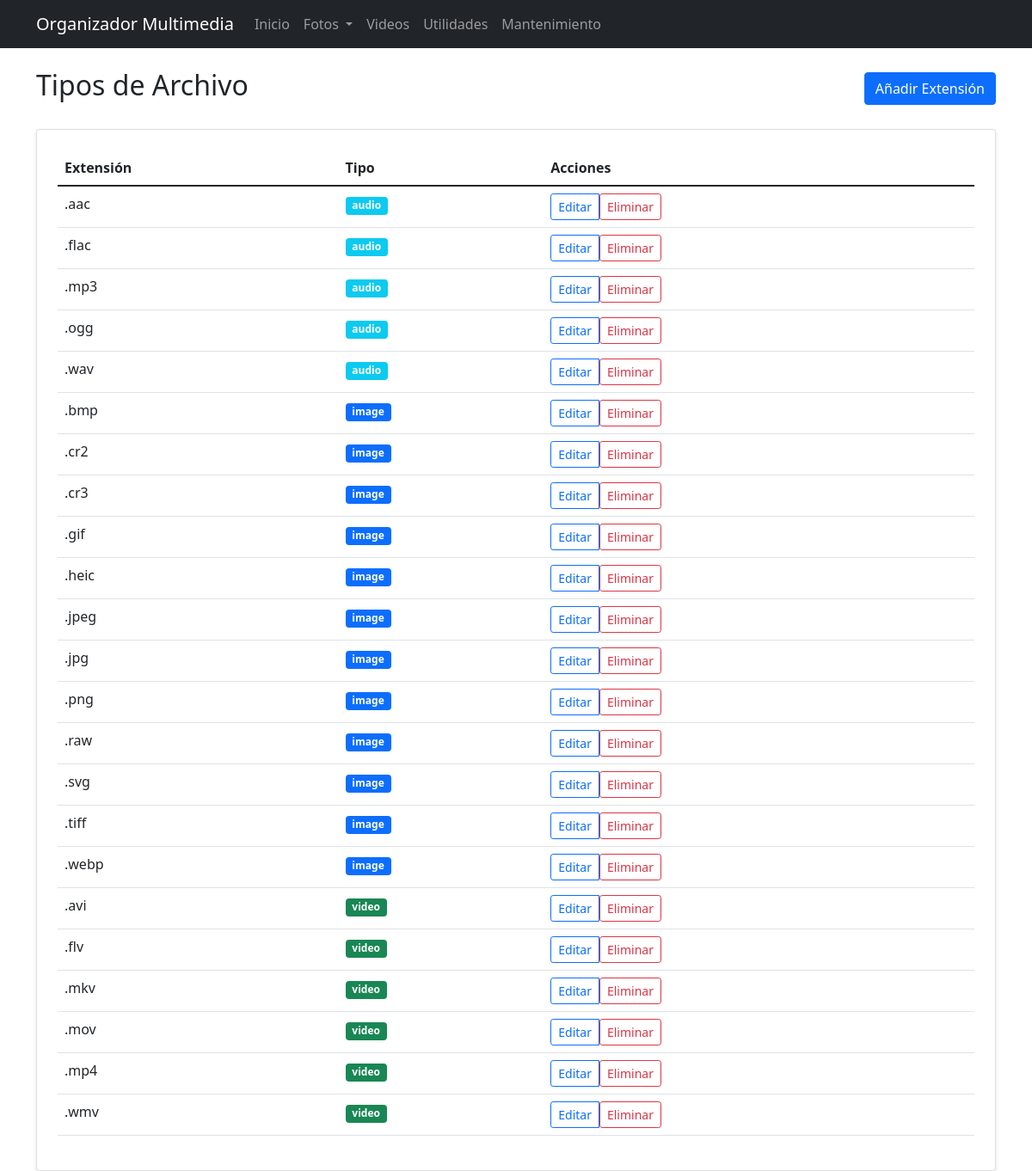
The app's page /maintenance/file-types with its own data.
### app/models/database.py (models this page shows, shortened)
class FileType(db.Model):
    id = db.Column(db.Integer, primary_key=True)
    extension = db.Column(db.String(10), unique=True, nullable=False)
    type = db.Column(db.String(10), nullable=False)

### app/routes/maintenance.py (the view)
@bp.route('/file-types')
def file_types():
    extensions = FileType.query.order_by(FileType.type, FileType.extension).all()
    return render_template('maintenance/file_types.html', extensions=extensions)

### app/templates/maintenance/file_types.html (shortened to what this page needs)
{% extends "base.html" %}
{% block content %}
<div class="row">
    <div class="col-md-12">
        <div class="d-flex justify-content-between align-items-center mb-4">
            <h2>Tipos de Archivo</h2>
            <a href="{{ url_for('maintenance.add_file_type') }}" class="btn btn-primary">
                Añadir Extensión
            </a>
        </div>
        <div class="card">
            <div class="card-body">
                <div class="table-responsive">
                    <table class="table">
                        <thead>
                            <tr>
                                <th>Extensión</th>
                                <th>Tipo</th>
                                <th>Acciones</th>
                            </tr>
                        </thead>
                        <tbody>
                            {% for ext in extensions %}
                            <tr>
                                <td>{{ ext.extension }}</td>
                                <td>
                                    <span class="badge bg-{{ {
                                        'image': 'primary',
                                        'video': 'success',
                                        'audio': 'info'
                                    }[ext.type] }}">{{ ext.type }}</span>
                                </td>
                                <td>
                                    <div class="btn-group" role="group">
                                        <a href="{{ url_for('maintenance.edit_file_type', id=ext.id) }}"
                                           class="btn btn-sm btn-outline-primary">
                                            Editar
                                        </a>
                                        <form action="{{ url_for('maintenance.delete_file_type', id=ext.id) }}"
                                              method="POST"
                                              style="display: inline;"
                                              onsubmit="return confirm('¿Estás seguro de que quieres eliminar esta extensión?');">
                                            <button type="submit" class="btn btn-sm btn-outline-danger">
                                                Eliminar
                                            </button>
                                        </form>
                                    </div>
                                </td>
                            </tr>
                            {% endfor %}
                        </tbody>
                    </table>
                </div>
            </div>
        </div>
    </div>
</div>
{% endblock %}

### app/static/css/style.css (style rules this page uses)
.card { box-shadow: 0 2px 4px rgba(0,0,0,0.1); }
.card-body { padding: 1.5rem; }

### records on screen
FileType: extension ".aac", type "audio"
FileType: extension ".flac", type "audio"
FileType: extension ".mp3", type "audio"
FileType: extension ".ogg", type "audio"
FileType: extension ".wav", type "audio"
FileType: extension ".bmp", type "image"
FileType: extension ".cr2", type "image"
FileType: extension ".cr3", type "image"
FileType: extension ".gif", type "image"
FileType: extension ".heic", type "image"
FileType: extension ".jpeg", type "image"
FileType: extension ".jpg", type "image"
FileType: extension ".png", type "image"
FileType: extension ".raw", type "image"
FileType: extension ".svg", type "image"
FileType: extension ".tiff", type "image"
FileType: extension ".webp", type "image"
FileType: extension ".avi", type "video"
FileType: extension ".flv", type "video"
FileType: extension ".mkv", type "video"
FileType: extension ".mov", type "video"
FileType: extension ".mp4", type "video"
FileType: extension ".wmv", type "video"
